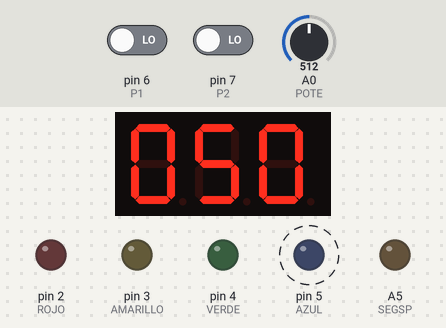
This sketch was run on a simulated Arduino Uno, built with avr-gcc and run on an emulated ATmega328P. Parts: 3-digit seven-segment display, output pins drawn as LEDs (lit = HIGH). Wiring (inferred from the names in the program): 3-digit 7-segment display, segments lit when HIGH: segments pin 11, pin 12, A4, pin 8, pin 13, pin 10, pin 9; digit selects A2, A3, A1. Dashed ring = blinking. Inputs (shaded band) come from the test bench; at power-on: A0 (POTE) = 512, pin 6 (P1) LOW, pin 7 (P2) LOW. The segment pins are drawn as the display they are named for; pins used as bus, display or sensor lines are not drawn.

Above: at 1.28 s.
1.3 s: A0 (POTE) set to 716
At 1.51 s:
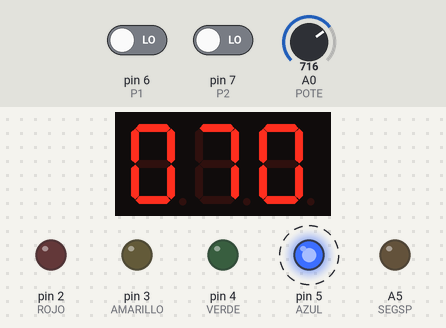
2.8 s: A0 (POTE) set to 900
At 3.13 s:
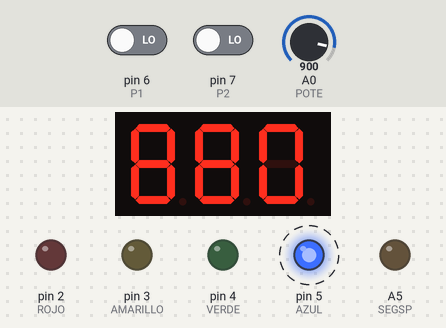
4.3 s: A0 (POTE) set to 1023
At 4.75 s:
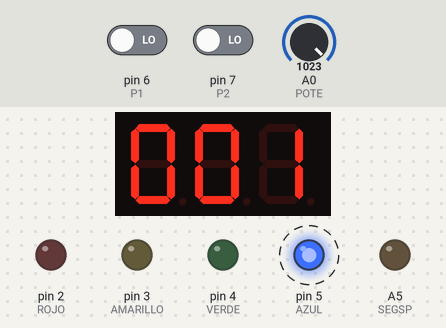
5.8 s: pin 6 (P1) driven HIGH and pin 7 (P2) driven HIGH
At 7.1 s:
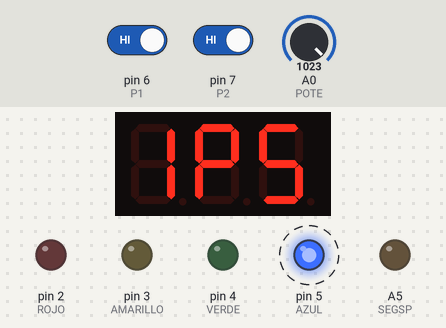
7.7 s: pin 6 (P1) driven LOW
At 7.99 s:
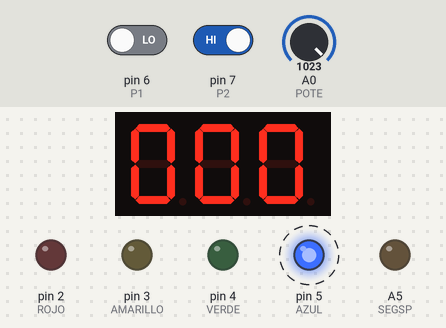
Timing chart, 0 to 10.3 s (numbered marks = the images above; inputs shaded):
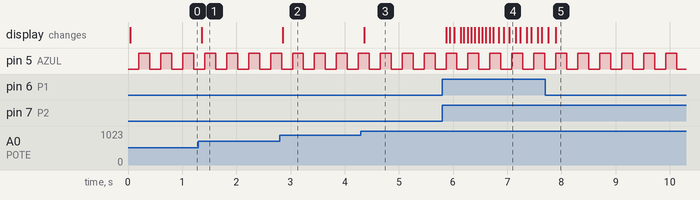

The sketch:

TP07_cambiosDeEstados.ino
```cpp
#include "sistem.h"
#include "display.h"
#include "pulsadores.h"
#include "potenciometro.h"

int cont1 = 0;                        //Vector interrupcion Timer2
int cont2 = 0;                        //Vector interrupcion Timer2
bool flag = 0;                        //Vector interrupcion Timer2
bool tiempoMultDisp = 10;              //Vector interrupcion Timer2
int cont3 = 0;                        //Vector interrupcion Timer2
bool flag3 = 0;                         //Vector interrupcion Timer2


int menu = 0;   // opciones del case
int numeroFinal = 0;  // numero para la funcion de numero en los led de 7 segmentos
int flagMenu = 0;  // oscila entre menu 0 y menu 2 del case
int salidaMenu1 = 0; // activo la salida del menu
int bandera2 = 0; //para parpadeo
int numeroSP1 = 0;   // numero inicial para el menu2(contador con pulsadores)
int numeroFinalAnterior = 0;   // esta variable se usa para el antirrebote de apretar ambos pulsadores en el menu 2

int estadoP1 = 0;  //funcion para detectar si apretamos los dos botones a la vez
int estadoP2 = 0;   //funcion para detectar si apretamos los dos botones a la vez


void setup() {
  initPorts();
  initTimer2();

}

void loop() {
  animacionLedTestigo();

  if (menu == 1)
  {
  }
  else {
    uniDecCen(numeroFinal);
    Multiplex();
  }

  estadoP1 = digitalRead(P1);         //reviso estado de pulsadores
  estadoP2 = digitalRead(P2);
  if (estadoP1 && estadoP2)            // pregunto si los pulsadores estan apretados
  {
    menu = 1;                           // si estan apretados voy al menu 1 donde se encuentra la interfaz de cambio de estado
  }                                     //parpadeo de led's de 7 segmentos.


  switch (menu)                       // este suitch tiene los 3 menus( 0 potenciomentro, 1 parpadeo, 2 pulsadores que suben y bajan los numeros de los led's de 7 segmentos
  {
    case 0: {
        numeroFinal = potenciometro();      // potenciomentro de 0 a 100
        break;
      }
    case 1: {                               // parpadeo de los led de 7 seg


        if (flag3)                          // este if se encargade intercambiar el codigo sp1 y el apagado de los led's 7 seg
        { // funciona con un flag3 que encuentra en el vector de interrupcion
          flag3 = 0;
          salidaMenu1 ++ ;                  // salida del menu se encarga de salir del case 1, aca aumenta
          bandera2 = 1 - bandera2;          // cambia la bandera2 de estado
        }

        if (bandera2 == 1) {                    // si la bandera2 esta en 1 muestra sp1
          MultiplexParpadeoSP1();
        }
        else {                                  // si la bandera no esta en 1, osea se encuentra en 0, se apagan los led's de 7 seg
          digitalWrite(SEGA, 0);
          digitalWrite(SEGB, 0);
          digitalWrite(SEGC, 0);
          digitalWrite(SEGD, 0);
          digitalWrite(SEGE, 0);
          digitalWrite(SEGF, 0);
          digitalWrite(SEGG, 0);
        }

        if (salidaMenu1 == 7) {        // si salidaMenu1 llega a 7  deja de parpadear y selecciona el potenciomentro (menu0) o contador con pulsadores (menu1)
          numeroFinal = numeroSP1;     //  selecciona el numero inicial para el menu 2 con respecto al ultimo numero usado en el menu 2
          flagMenu = 1 - flagMenu;   //memoria de estado para recordar si estaba en el case 0 o case 2
          salidaMenu1 = 0;            // pongo el contador salidaMenu1 en 0 para volver a usarlo luego
          if (flagMenu) {                 // en estos if selecciono a q case voy a ir con respecto al case q estube anteriormente.
            menu = 2;
          }
          if (flagMenu == 0) {
            menu = 0;
          }
        }
        break;

      }
    case 2: {                                       // en el case dos se encuentra la funcion de aumentar o disminuir el numero q se muestra en la pantalla led con los pulsadores

        numeroFinal = deteccionDePusosP1yP2 (numeroFinal);       // funcion de los pulsadores aumenta y disminuyen el numero

        if (numeroFinalAnterior == numeroFinal && estadoP1 == 0 && estadoP2 == 0 )               // los siguientes if  se encargar del antirrebote de los numeros ya q es poco probable que apretemos ambos botones al mismo tiempo
        {
          numeroFinalAnterior = numeroFinal;
          numeroSP1 = numeroFinal ;
        }
        if (numeroFinalAnterior < numeroFinal) {
          numeroSP1 =  numeroFinal - 1;
          numeroFinalAnterior = numeroFinal;
        }
        if  (numeroFinalAnterior > numeroFinal)
        {
          numeroSP1 =  numeroFinal + 1;
          numeroFinalAnterior = numeroFinal;
        }

        break;
      }
  }
}

//*********************************************************
//Vector interrupcion Timer2
//********************************************************
ISR(TIMER2_OVF_vect)
{
  TCNT2 = 5;                              // contador para parpadeo de led
  cont1++;
  cont2++;
  cont3++;
  if (cont1 == TOSC)
  {
    cont1 = 0;
    flag = 1;
  }
  if (cont2 == TDISP)                     // contador para tiempo de intercalado de transistores
  {
    cont2 = 0;
    tiempoMultDisp = 1;
  }
  if (cont3 == TPARP)   // contardor para parpadeo de pantallas de 7seg
  {
    cont3 = 0;
    flag3 = 1;
  }
}
```

display.cpp
```cpp
#include "sistem.h"
#include "display.h"
#include "arduino.h"

int unidad = 0;
int decena = 0;
int centena = 0;
int numDisplay = 1; //indica que display se enciende 1 unid. 2dec 3 cen
extern bool tiempoMultDisp;

int getUnidad(int valor)
{
  int uni = 0;
  uni = valor % 10;

  return uni;

  //return(valor%10);
}
int getDecena(int valor)
{
  int dec = 0;
  dec = (valor / 10) % 10;

  return dec;

  //return(valor%10);
}
int getCentena (int valor)
{
  int cen = 0;
  cen = valor / 100;

  return cen;

  //return(valor%10);
}


//num es el num a mostrar (0-9) y pos es el dsiplay que se enciende
void showDisplay(int num, int pos)
{
  switch (num)
  {
    case 0:
      {
        digitalWrite(SEGA, 1);
        digitalWrite(SEGB, 1);
        digitalWrite(SEGC, 1);
        digitalWrite(SEGD, 1);
        digitalWrite(SEGE, 1);
        digitalWrite(SEGF, 1);
        digitalWrite(SEGG, 0);
        break;
      }
    case 1:
      {
        digitalWrite(SEGA, 0);
        digitalWrite(SEGB, 1);
        digitalWrite(SEGC, 1);
        digitalWrite(SEGD, 0);
        digitalWrite(SEGE, 0);
        digitalWrite(SEGF, 0);
        digitalWrite(SEGG, 0);
        break;
      }
    case 2:
      {
        digitalWrite(SEGA, 1);
        digitalWrite(SEGB, 1);
        digitalWrite(SEGC, 0);
        digitalWrite(SEGD, 1);
        digitalWrite(SEGE, 1);
        digitalWrite(SEGF, 0);
        digitalWrite(SEGG, 1);
        break;
      }
    case 3:
      {
        digitalWrite(SEGA, 1);
        digitalWrite(SEGB, 1);
        digitalWrite(SEGC, 1);
        digitalWrite(SEGD, 1);
        digitalWrite(SEGE, 0);
        digitalWrite(SEGF, 0);
        digitalWrite(SEGG, 1);
        break;
      }
    case 4:
      {
        digitalWrite(SEGA, 0);
        digitalWrite(SEGB, 1);
        digitalWrite(SEGC, 1);
        digitalWrite(SEGD, 0);
        digitalWrite(SEGE, 0);
        digitalWrite(SEGF, 1);
        digitalWrite(SEGG, 1);
        break;
      }
    case 5:
      {
        digitalWrite(SEGA, 1);
        digitalWrite(SEGB, 0);
        digitalWrite(SEGC, 1);
        digitalWrite(SEGD, 1);
        digitalWrite(SEGE, 0);
        digitalWrite(SEGF, 1);
        digitalWrite(SEGG, 1);
        break;
      }
    case 6:
      {
        digitalWrite(SEGA, 1);
        digitalWrite(SEGB, 0);
        digitalWrite(SEGC, 1);
        digitalWrite(SEGD, 1);
        digitalWrite(SEGE, 1);
        digitalWrite(SEGF, 1);
        digitalWrite(SEGG, 1);
        break;
      }
    case 7:
      {
        digitalWrite(SEGA, 1);
        digitalWrite(SEGB, 1);
        digitalWrite(SEGC, 1);
        digitalWrite(SEGD, 0);
        digitalWrite(SEGE, 0);
        digitalWrite(SEGF, 0);
        digitalWrite(SEGG, 0);
        break;
      }
    case 8:
      {
        digitalWrite(SEGA, 1);
        digitalWrite(SEGB, 1);
        digitalWrite(SEGC, 1);
        digitalWrite(SEGD, 1);
        digitalWrite(SEGE, 1);
        digitalWrite(SEGF, 1);
        digitalWrite(SEGG, 1);
        break;
      }
    case 9:
      {
        digitalWrite(SEGA, 1);
        digitalWrite(SEGB, 1);
        digitalWrite(SEGC, 1);
        digitalWrite(SEGD, 0);
        digitalWrite(SEGE, 0);
        digitalWrite(SEGF, 1);
        digitalWrite(SEGG, 1);
        break;
      }

  }
  switch (pos)
  {
    case 1:
      {
        digitalWrite(T1, 1);
        digitalWrite(T2, 0);
        digitalWrite(T3, 0);
        break;
      }
    case 2:
      {
        digitalWrite(T1, 0);
        digitalWrite(T2, 1);
        digitalWrite(T3, 0);
        break;
      }
    case 3:
      {
        digitalWrite(T1, 0);
        digitalWrite(T2, 0);
        digitalWrite(T3, 1);
        break;
      }
  }
}


void Multiplex()
{
  if (tiempoMultDisp)
  {
    tiempoMultDisp = 0;
    switch (numDisplay)
    {
      case 1:
        {
          showDisplay(unidad, 1);
          break;
        }
      case 2:
        {
          showDisplay(decena, 2);
          break;
        }
      case 3:
        {
          showDisplay(centena, 3);
          break;
        }
    }
    numDisplay++;
    if (numDisplay == 4)
    {
      numDisplay = 1;
    }
  }
}

void uniDecCen(int numeroA)
{
  unidad = getUnidad(numeroA);
  decena = getDecena(numeroA);
  centena = getCentena(numeroA);
}


void parpadeoSP1 (int num, int pos)
{

  switch (num)
  {
    case 2: // letra "S"
      {
        digitalWrite(SEGA, 1);
        digitalWrite(SEGB, 0);
        digitalWrite(SEGC, 1);
        digitalWrite(SEGD, 1);
        digitalWrite(SEGE, 0);
        digitalWrite(SEGF, 1);
        digitalWrite(SEGG, 1);
        break;
      }
    case 1: // letra "P"
      {
        digitalWrite(SEGA, 1);
        digitalWrite(SEGB, 1);
        digitalWrite(SEGC, 0);
        digitalWrite(SEGD, 0);
        digitalWrite(SEGE, 1);
        digitalWrite(SEGF, 1);
        digitalWrite(SEGG, 1);
        break;
      }
    case 0:  // numero "1"
      {
        digitalWrite(SEGA, 0);
        digitalWrite(SEGB, 1);
        digitalWrite(SEGC, 1);
        digitalWrite(SEGD, 0);
        digitalWrite(SEGE, 0);
        digitalWrite(SEGF, 0);
        digitalWrite(SEGG, 0);
        break;
      }


  }
  switch (pos)
  {
    case 1:
      {
        digitalWrite(T1, 1);
        digitalWrite(T2, 0);
        digitalWrite(T3, 0);
        break;
      }
    case 2:
      {
        digitalWrite(T1, 0);
        digitalWrite(T2, 1);
        digitalWrite(T3, 0);
        break;
      }
    case 3:
      {
        digitalWrite(T1, 0);
        digitalWrite(T2, 0);
        digitalWrite(T3, 1);
        break;
      }
  }


}
void MultiplexParpadeoSP1()
{
  if (tiempoMultDisp)
  {
    tiempoMultDisp = 0;
    switch (numDisplay)
    {
      case 1:
        {
          parpadeoSP1(0, 1);
          break;
        }
      case 2:
        {
          parpadeoSP1(1, 2);
          break;
        }
      case 3:
        {
          parpadeoSP1(2, 3);
          break;
        }
    }
    numDisplay++;
    if (numDisplay == 4)
    {
      numDisplay = 1;
    }
  }
}
```

display.h
```cpp
int getUnidad (int);
int getDecena (int);
int getCentena (int);
void showDisplay(int num, int pos);
void uniDecCen(int);
void Multiplex();

void MultiplexParpadeoSP1();
void parpadeoSP1(int num, int pos);
```

potenciometro.cpp
```cpp
#include "potenciometro.h"
#include "arduino.h"
#include "sistem.h"

int medicionPote = 0;

int potenciometro() {
  medicionPote = analogRead(POTE);
  int salidaPote = medicionPote * 10 / 102;
  return salidaPote;
}
```

potenciometro.h
```cpp
int potenciometro();
```

pulsadores.cpp
```cpp
#include "pulsadores.h"
#include "arduino.h"
#include "sistem.h"

// variables de funcion deteccionDePulso()
int estadoB = 0; //guarda el estado del boton
int salida = 0; // 0 boton sin presionar ,1 = boton presionado
int estadoanterior = 0; // guardar el estado anterior del boton

int estadoB2 = 0; //guarda el estado del boton
int salida2 = 0; // 0 boton sin presionar ,1 = boton presionado
int estadoanterior2 = 0; // guardar el estado anterior del boton

// variables de funcion antirrebote()


const int tiempoAntirebote = 15;


// deteccion de pulso Pulsador 1

bool deteccionDePulsoP1() {

  estadoB = digitalRead(P1); // leer el estado del boton
  if (( estadoB != estadoanterior) && (antirreboteP1()) ) {
    salida = 1 ;

  }
  else
  {
    salida = 0;
  }

  estadoanterior = estadoB ;    // guardar el valor actual
  return salida;
}

//----------------------------------------------------------------------
// deteccion de pulso Pulsador 2

bool deteccionDePulsoP2() {

  estadoB2 = digitalRead(P2); // leer el estado del boton
  if (( estadoB2 != estadoanterior2) && (antirreboteP2()) ) {
    salida2 = 1 ;

  }
  else
  {
    salida2 = 0;
  }

  estadoanterior2 = estadoB2 ;    // guardar el valor actual
  return salida2;
}

//----------------------------------------------------------------------
//ANTIRREBOTE

bool antirreboteP1() {
  int contador = 0;
  boolean estadoA;                  //guarda el estado del boton
  boolean estadoAnterior;          //guarda el ultimo estado del boton

  do {
    estadoA = digitalRead(P1);
    if (estadoA != estadoAnterior) //comparamos el estado actual con el anterior
    { contador = 0;                //reiniciamos el contador
      estadoAnterior = estadoA;

    }
    else {
      contador = contador + 1;     //aumentamos el contador en 1
    }
    delay(1);
  } while (contador < tiempoAntirebote);
  return estadoA;
}


 bool antirreboteP2() {
  int contador2 = 0;
  boolean estadoA2;                  //guarda el estado del boton
  boolean estadoAnterior2;          //guarda el ultimo estado del boton

  do {
    estadoA2 = digitalRead(P2);
    if (estadoA2 != estadoAnterior2) //comparamos el estado actual con el anterior
    { contador2 = 0;                //reiniciamos el contador
      estadoAnterior2 = estadoA2;

    }
    else {
      contador2 = contador2 + 1;     //aumentamos el contador en 1
    }
    delay(1);
  } while (contador2 < tiempoAntirebote);
  return estadoA2;
}
//------------------------------------------------------------------------
int deteccionDePusosP1yP2 (int numeroP) {
  if (deteccionDePulsoP1() )
  {
    numeroP++;
  }

  if (  deteccionDePulsoP2() )
  {
    numeroP--;
  }
  return (numeroP);
}
```

pulsadores.h
```cpp
bool deteccionDePulsoP1();
bool deteccionDePulsoP2();
bool antirreboteP1();
bool antirreboteP2();
int deteccionDePusosP1yP2 (int);
```

sistem.cpp
```cpp
#include "sistem.h"
#include "arduino.h"

extern bool flag;
bool estado = 0;

void initPorts(void)
{
  pinMode(ROJO, OUTPUT);
  pinMode(AMARILLO, OUTPUT);
  pinMode(VERDE, OUTPUT);
  pinMode(AZUL, OUTPUT);
  pinMode(P1, INPUT);
  pinMode(P2, INPUT);
  pinMode(SEGA, OUTPUT);
  pinMode(SEGB, OUTPUT);
  pinMode(SEGC, OUTPUT);
  pinMode(SEGD, OUTPUT);
  pinMode(SEGE, OUTPUT);
  pinMode(SEGF, OUTPUT);
  pinMode(SEGG, OUTPUT);
  pinMode(SEGSP, OUTPUT);
  pinMode(T1, OUTPUT);
  pinMode(T2, OUTPUT);
  pinMode(T3, OUTPUT);
  Serial.begin(9600);
}

//*******************************************************
//Configura Timer2
//******************************************************
void initTimer2(void)
{
  SREG = 0b01111111;       //Desabilitar interrupciones
  TIMSK2 = 0b00000001;     //Habilita la interrupcion por desbordamiento
  TCCR2B = 0b00000011;     //Configura preescala para que FT2 sea de 250KHz
  SREG = 0b10000000;       //Habilitar interrupciones //Desabilitar interrupciones
  TCNT2 = 5;               //255-5 =250 (el valor que queremos)
}


// ------------------------------------------
// ------------------------------------------
//animacion led testigo


void animacionLedTestigo() {
  if (flag)
  {
    flag = 0;
    estado = !estado;
    digitalWrite(AZUL, estado);

  }
}
// ------------------------------------------
// ------------------------------------------
```

sistem.h
```cpp
void initPorts(void);
void initTimer2(void);
void animacionLedTestigo();

#define POTE A0

#define SEGA 11
#define SEGB 12
#define SEGC A4
#define SEGD 8
#define SEGE 13
#define SEGF 10
#define SEGG 9
#define SEGSP A5
#define T1 A2
#define T2 A3
#define T3 A1


#define ROJO 2
#define AMARILLO 3
#define VERDE 4
#define AZUL 5
#define P1 6
#define P2 7

#define TOSC 200
#define TDISP 3
#define TPARP 100
```

Measured:
- after the input at 1.3 s, the display: changes after 0.06 s (image 1)
- after the input at 2.8 s, the display: changes after 0.06 s (image 2)
- after the input at 4.3 s, the display: changes after 0.06 s (image 3)
- after the input at 5.8 s, the display: changes after 0.07 s (image 4)
- by itself, pin 5 (AZUL): alternates HIGH for 0.20 s and LOW for 0.20 s
